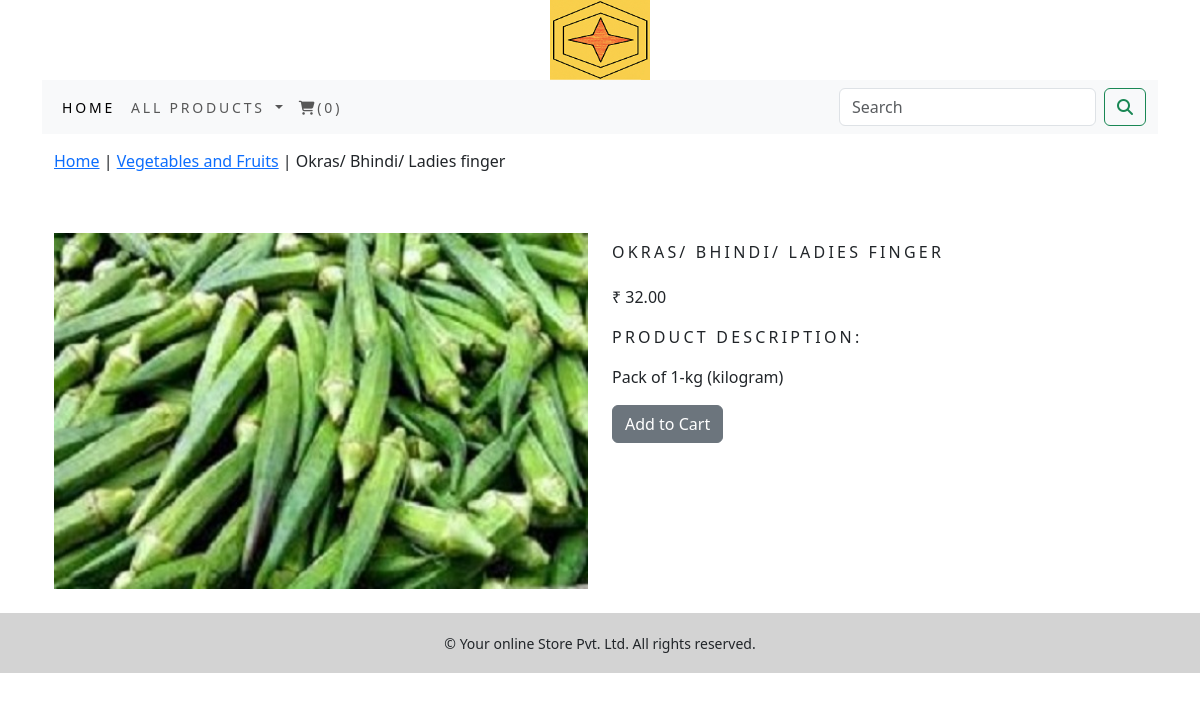
The page /shop/vegetables_and_fruits/okras-bhindi-ladies-finger on the database its author committed.
### shop/models.py (models this page shows, shortened)
class Product(models.Model):
    name = models.CharField(max_length=250, unique=True)
    slug = models.SlugField(max_length=250, unique=True)
    descr = models.TextField(blank=True)
    price = models.DecimalField(max_digits=10, decimal_places=2)
    category = models.ForeignKey(Category, on_delete=models.CASCADE)
    image = models.ImageField(upload_to='product', blank=True)
    stock = models.IntegerField()
    available = models.BooleanField(default=True)
    created = models.DateTimeField(auto_now_add=True)
    updated = models.DateTimeField(auto_now=True)
    class Meta:
        ordering = ('name',)
        verbose_name = 'product'
        verbose_name_plural = 'products'

class Category(models.Model):
    name = models.CharField(max_length=250, unique=True)
    slug = models.SlugField(max_length=250, unique=True)
    des = models.TextField(blank=True)
    image = models.ImageField(upload_to='category', blank=True)
    class Meta:
        ordering = ('name',)
        verbose_name = 'category'
        verbose_name_plural = 'categories'
    def get_url(self):
        return reverse('shop:product_by_category', args=[self.slug])
    def __str__(self):
        return '{}'.format(self.name)

### shop/views.py (the view)
# urls.py: path('<slug:c_slug>/<slug:product_slug>', views.proDetail, name='pcd'),
def proDetail(request, c_slug, product_slug):
    try:
        product = Product.objects.get(category__slug=c_slug, slug=product_slug)
    except Exception as e:
        raise e
    return render(request, 'products.html', {'product': product})

### cart_app/context_processors.py (called while the page is built)
def counter(request):
    item_count = 0
    if 'admin' in request.path:
        return {}
    else:
        try:
            cart = Cart.objects.filter(cart_id=_cart_id(request))
            cart_items = CartItem.objects.all().filter(cart=cart[:1])
            for cart_item in cart_items:
                item_count += cart_item.quantity
        except Cart.DoesNotExist:
            item_count = 0
        return dict(item_count=item_count)

### cart_app/views.py (called while the page is built)
def _cart_id(request):
    cart = request.session.session_key
    if not cart:
        cart = request.session.create()
    return cart

### shop/context_processors.py (called while the page is built)
def menu_links(request):
    links = Category.objects.all()
    return dict(links=links)

### templates/products.html (shortened to what this page needs)
{% extends 'base.html' %}
{% load static %}
{% block content %}
<div class="row my_product_row_class mx-auto">
    <div>
        <p><a href="{% url 'shop:allProdCat' %}">Home</a> | <a href="{{product.category.get_url}}">{{product.category}}</a> | {{product.name}}</p>
    </div>
</div>
<div class="container">
<br>
<div class="row">
    <div class="col-6 col-sm-6 col-md-6 col-lg-6">
        <div style="min-width: 18rem">
            <img src="{{product.image.url}}" class="my_image" alt="{{product.name}}">
        </div>
    </div>
    <div class="col-6 col-sm-6 col-md-6 col-lg-6">
        <div>
            <h1 class="my_product_title">{{product.name}}</h1>
            <p>₹ {{product.price}}</p>
            <p class="my_title">Product Description:</p>
            <p>{{product.descr}}</p>
            {% if product.stock <= 0 %}
            <p><b class="text-justify my_product_text" style="color:red">Out of Stock</b></p>
            {% else %}
            <a class="btn btn-secondary" href="{% url 'cart_app:add_cart' product.id %}">Add to Cart</a>
            {% endif %}
        </div>
    </div>
</div>
</div>
{% endblock %}

### static/css/custom.css (style rules this page uses)
body { font-family: 'AR One Sans', sans-serif; }
.my_image { width : 100%; height : auto; }
.my_title { font-size : 16px; text-transform : uppercase; letter-spacing : .2em; }
.my_product_row_class { padding-top : 15px; padding-bottom : 20px; }
.my_product_title { font-size : 16px; text-transform : uppercase; letter-spacing : .2em; padding-top : 10px; padding-bottom : 15px; }

### rows shown on the page
Product: category "Vegetables and Fruits", name "Okras/ Bhindi/ Ladies finger", image (picture), name "OKRAS/ BHINDI/ LADIES FINGER", price "32.00", descr "Pack of 1-kg (kilogram)"

### other values the page prints
{{ item_count }} "0"
